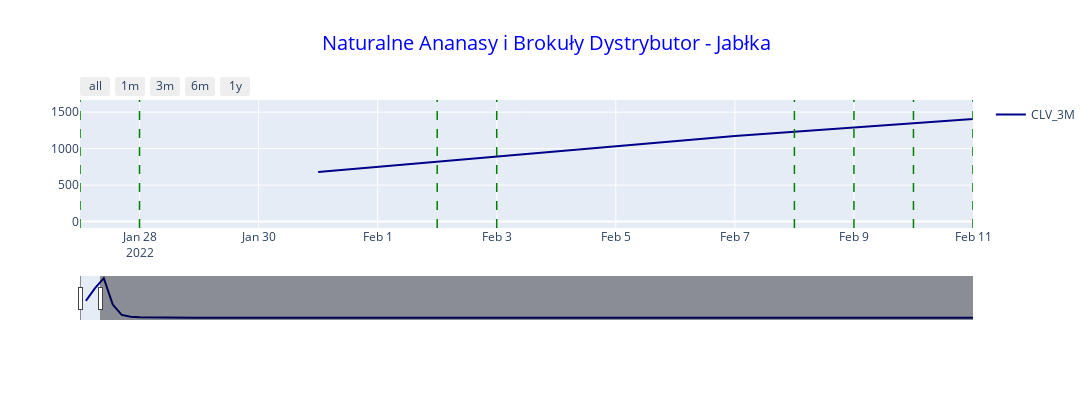

Notebook cell for this chart:
### Code cell
fig = go.Figure()
dystrybutor = 'Naturalne Ananasy i Brokuły Dystrybutor'
towar = 'Jabłka'

k = df.loc[(df['Dystrybutor']==dystrybutor) & (df['Towar']==towar)]
min_date_plot, max_date_plot = k['Data'].min(), k['Data'].max()

# fig.add_trace(go.Scatter(x = k['Data'], y = k['Quantity'], name="Quantity"))

k_clv = clv_warzywa.loc[(clv_warzywa['Dystrybutor']==dystrybutor) & (clv_warzywa['Towar']==towar)]
# fig.add_trace(go.Scatter(x = k_clv['Data'], y = k_clv['p_alive'], line = dict(shape = 'linear', color = 'red', dash = 'solid'),  name="p_alive"))
fig.add_trace(go.Scatter(x = k_clv['Data'], y = k_clv['CLV_3M'], line = dict(shape = 'linear', color = 'darkblue', dash = 'solid'), name="CLV_3M"))

for i in k.loc[(k['Quantity']>0)]['Data'].unique():
    fig.add_vline(x=i,line_width=1.5, line_dash="dash", line_color="green", name="Order")
                
fig.update_layout(title_text="{} - {}".format(dystrybutor, towar), title_x=0.5, title_font_color="blue", title_font_size=20,
                              legend_title="", xaxis=dict(rangeselector=dict(buttons=list([dict(step="all"), 
                                                                dict(count=1, label="1m", step="month", stepmode="backward"),
                                                                dict(count=3, label="3m", step="month", stepmode="backward"),
                                                                dict(count=6, label="6m", step="month", stepmode="backward"),
                                                                dict(count=1, label="1y", step="year", stepmode="backward")
                                                                ])), 
                        rangeslider=dict(visible=True), type="date", range = [min_date_plot, max_date_plot]))
    
fig.update_xaxes(rangeslider_thickness = 0.2)
fig.update_layout(autosize=False, width=1500, height=400,)
fig.update_layout(showlegend=True)
fig.show()

### Figure 1 — Plotly figure (JSON) as saved in the notebook; plotly's stock layout.template omitted (floating-point values rounded to 4 significant figures)
{"data": [{"line": {"color": "darkblue", "dash": "solid", "shape": "linear"}, "name": "CLV_3M", "type": "scatter", "x": ["2022-01-31T00:00:00", "2022-02-07T00:00:00", "2022-02-14T00:00:00", "2022-02-21T00:00:00", "2022-02-28T00:00:00", "2022-03-07T00:00:00", "2022-03-14T00:00:00", "2022-03-21T00:00:00", "2022-03-28T00:00:00", "2022-04-04T00:00:00", "2022-04-11T00:00:00", "2022-04-18T00:00:00", "2022-04-25T00:00:00", "2022-05-02T00:00:00", "2022-05-09T00:00:00", "2022-05-16T00:00:00", "2022-05-23T00:00:00", "2022-05-30T00:00:00", "2022-06-06T00:00:00", "2022-06-13T00:00:00", "2022-06-20T00:00:00", "2022-06-27T00:00:00", "2022-07-04T00:00:00", "2022-07-11T00:00:00", "2022-07-18T00:00:00", "2022-07-25T00:00:00", "2022-08-01T00:00:00", "2022-08-08T00:00:00", "2022-08-15T00:00:00", "2022-08-22T00:00:00", "2022-08-29T00:00:00", "2022-09-05T00:00:00", "2022-09-12T00:00:00", "2022-09-19T00:00:00", "2022-09-26T00:00:00", "2022-10-03T00:00:00", "2022-10-10T00:00:00", "2022-10-17T00:00:00", "2022-10-24T00:00:00", "2022-10-31T00:00:00", "2022-11-07T00:00:00", "2022-11-14T00:00:00", "2022-11-21T00:00:00", "2022-11-28T00:00:00", "2022-12-05T00:00:00", "2022-12-12T00:00:00", "2022-12-19T00:00:00", "2022-12-26T00:00:00", "2023-01-02T00:00:00", "2023-01-09T00:00:00", "2023-01-16T00:00:00", "2023-01-23T00:00:00", "2023-01-30T00:00:00", "2023-02-06T00:00:00", "2023-02-13T00:00:00", "2023-02-20T00:00:00", "2023-02-27T00:00:00", "2023-03-06T00:00:00", "2023-03-13T00:00:00", "2023-03-20T00:00:00", "2023-03-27T00:00:00", "2023-04-03T00:00:00", "2023-04-10T00:00:00", "2023-04-17T00:00:00", "2023-04-24T00:00:00", "2023-05-01T00:00:00", "2023-05-08T00:00:00", "2023-05-15T00:00:00", "2023-05-22T00:00:00", "2023-05-29T00:00:00", "2023-06-05T00:00:00", "2023-06-12T00:00:00", "2023-06-19T00:00:00", "2023-06-26T00:00:00", "2023-07-03T00:00:00", "2023-07-10T00:00:00", "2023-07-17T00:00:00", "2023-07-24T00:00:00", "2023-07-31T00:00:00", "2023-08-07T00:00:00", "2023-08-14T00:00:00", "2023-08-21T00:00:00", "2023-08-28T00:00:00", "2023-09-04T00:00:00", "2023-09-11T00:00:00", "2023-09-18T00:00:00", "2023-09-25T00:00:00", "2023-10-02T00:00:00", "2023-10-09T00:00:00", "2023-10-16T00:00:00", "2023-10-23T00:00:00", "2023-10-30T00:00:00", "2023-11-06T00:00:00", "2023-11-13T00:00:00", "2023-11-20T00:00:00", "2023-11-27T00:00:00", "2023-12-04T00:00:00", "2023-12-11T00:00:00", "2023-12-18T00:00:00", "2023-12-25T00:00:00"], "y": [678.0, 1172.0, 1578.0, 527.7, 117.3, 37.71, 17.13, 10.44, 10.27, 9.741, 7.927, 8.501, 6.395, 6.051, 6.389, 5.818, 5.364, 5.63, 6.628, 5.277, 4.956, 4.642, 4.486, 4.124, 3.204, 2.27, 1.584, 1.074, 0.8473, 0.4983, 0.3492, 0.2368, 0.1792, 0.1322, 0.09146, 0.0767, 0.05468, 0.04784, 0.03698, 0.02842, 0.02158, 0.01632, 0.01312, 0.01023, 0.008075, 0.006351, 0.004883, 0.004218, 0.002839, 0.002288, 0.00199, 0.001847, 0.001758, 0.001739, 0.001747, 0.001576, 0.001329, 0.001166, 0.0009731, 0.0008101, 0.0007315, 0.0006273, 0.000546, 0.0004734, 0.0004073, 0.0003801, 0.0003367, 0.00029, 0.0002648, 0.0002389, 0.0002095, 0.0001845, 0.0001623, 0.0001404, 0.000125, 0.0001069, 9.393e-05, 8.282e-05, 7.512e-05, 6.618e-05, 5.843e-05, 5.196e-05, 4.54e-05, 3.939e-05, 3.586e-05, 3.253e-05, 2.758e-05, 2.447e-05, 2.162e-05, 1.98e-05, 1.771e-05, 1.575e-05, 1.432e-05, 1.315e-05, 1.198e-05, 1.102e-05, 9.898e-06, 9.002e-06, 8.004e-06, 7.313e-06]}], "layout": {"autosize": false, "height": 400, "legend": {"title": {"text": ""}}, "shapes": [{"line": {"color": "green", "dash": "dash", "width": 1.5}, "name": "Order", "type": "line", "x0": "2022-01-27T00:00:00", "x1": "2022-01-27T00:00:00", "xref": "x", "y0": 0, "y1": 1, "yref": "y domain"}, {"line": {"color": "green", "dash": "dash", "width": 1.5}, "name": "Order", "type": "line", "x0": "2022-01-28T00:00:00", "x1": "2022-01-28T00:00:00", "xref": "x", "y0": 0, "y1": 1, "yref": "y domain"}, {"line": {"color": "green", "dash": "dash", "width": 1.5}, "name": "Order", "type": "line", "x0": "2022-02-02T00:00:00", "x1": "2022-02-02T00:00:00", "xref": "x", "y0": 0, "y1": 1, "yref": "y domain"}, {"line": {"color": "green", "dash": "dash", "width": 1.5}, "name": "Order", "type": "line", "x0": "2022-02-03T00:00:00", "x1": "2022-02-03T00:00:00", "xref": "x", "y0": 0, "y1": 1, "yref": "y domain"}, {"line": {"color": "green", "dash": "dash", "width": 1.5}, "name": "Order", "type": "line", "x0": "2022-02-08T00:00:00", "x1": "2022-02-08T00:00:00", "xref": "x", "y0": 0, "y1": 1, "yref": "y domain"}, {"line": {"color": "green", "dash": "dash", "width": 1.5}, "name": "Order", "type": "line", "x0": "2022-02-09T00:00:00", "x1": "2022-02-09T00:00:00", "xref": "x", "y0": 0, "y1": 1, "yref": "y domain"}, {"line": {"color": "green", "dash": "dash", "width": 1.5}, "name": "Order", "type": "line", "x0": "2022-02-10T00:00:00", "x1": "2022-02-10T00:00:00", "xref": "x", "y0": 0, "y1": 1, "yref": "y domain"}, {"line": {"color": "green", "dash": "dash", "width": 1.5}, "name": "Order", "type": "line", "x0": "2022-02-11T00:00:00", "x1": "2022-02-11T00:00:00", "xref": "x", "y0": 0, "y1": 1, "yref": "y domain"}], "showlegend": true, "title": {"font": {"color": "blue", "size": 20}, "text": "Naturalne Ananasy i Brokuły Dystrybutor - Jabłka", "x": 0.5}, "width": 1500, "xaxis": {"range": ["2022-01-27T00:00:00", "2022-02-11T00:00:00"], "rangeselector": {"buttons": [{"step": "all"}, {"count": 1, "label": "1m", "step": "month", "stepmode": "backward"}, {"count": 3, "label": "3m", "step": "month", "stepmode": "backward"}, {"count": 6, "label": "6m", "step": "month", "stepmode": "backward"}, {"count": 1, "label": "1y", "step": "year", "stepmode": "backward"}]}, "rangeslider": {"thickness": 0.2, "visible": true}, "type": "date"}}}
